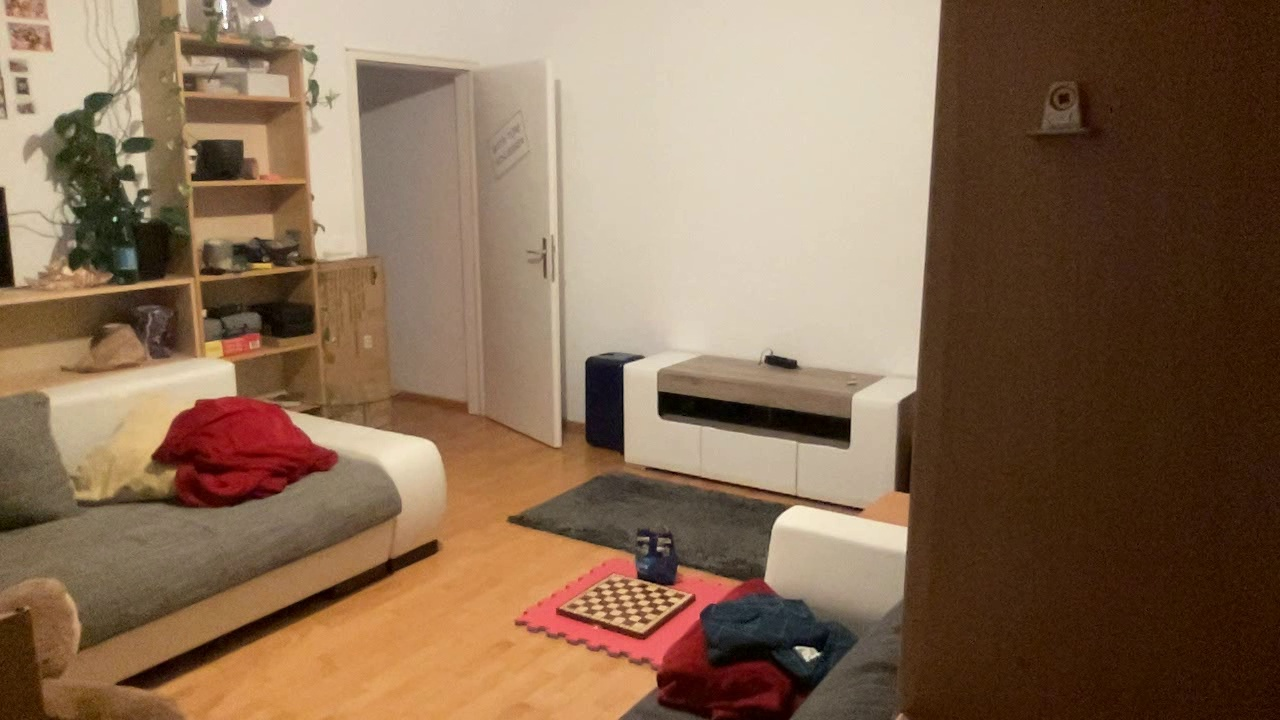
#> input picture flask-camera-server/notebooks/cam1_chess_floor.jpg, 1280 x 720 px
$ jupyter execute homography.ipynb
#> lines starting #> are read from the running program, lines starting #| are printed output that depends on the picture
[cell 1]
# imports
import cv2
import os
import numpy as np
import matplotlib.pyplot as plt
import matplotlib.image as mpimg
import glob
import pickle
import json

[cell 2]
def load_image(img_path):
#> called with img_path = './cam1_chess_floor.jpg'
    return cv2.imread(img_path)
#> returned value is the input picture: shape (720, 1280, 3); mean B, G, R 82.7, 107.3, 134.7

camera_calibration_data = {}

# Preprocessing

[cell 3]
cam1_image = load_image('./cam1_chess_floor.jpg')
cam2_image = load_image('./cam2_chess_floor.jpg')
#> call 2 of load_image, with img_path = './cam2_chess_floor.jpg'
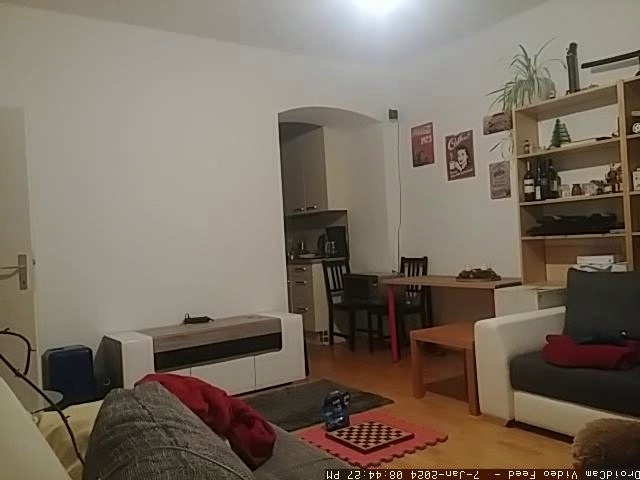
#> input picture flask-camera-server/notebooks/cam2_chess_floor.jpg, 640 x 480 px
#> in load_image, returned value is the input picture: shape (480, 640, 3); mean B, G, R 95.1, 108.9, 120.8

# Display the images
plt.figure(figsize=(10, 5))
plt.subplot(1, 2, 1)
plt.imshow(cam1_image)
plt.title('Camera 1')

plt.subplot(1, 2, 2)
plt.imshow(cam2_image)
plt.title('Camera 2')
plt.show()
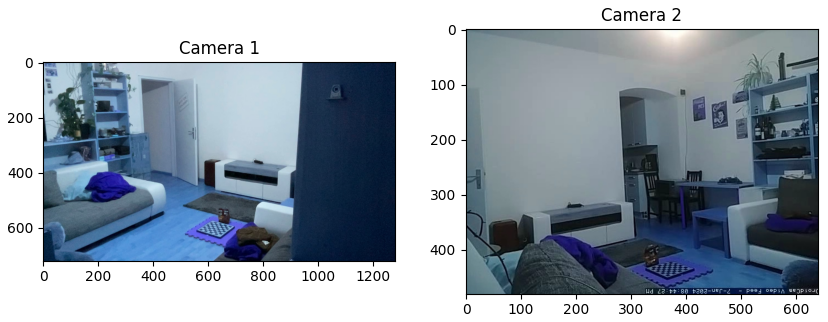
#> figure drawn by matplotlib, 2 panels; B, G, R data is drawn as R, G, B
